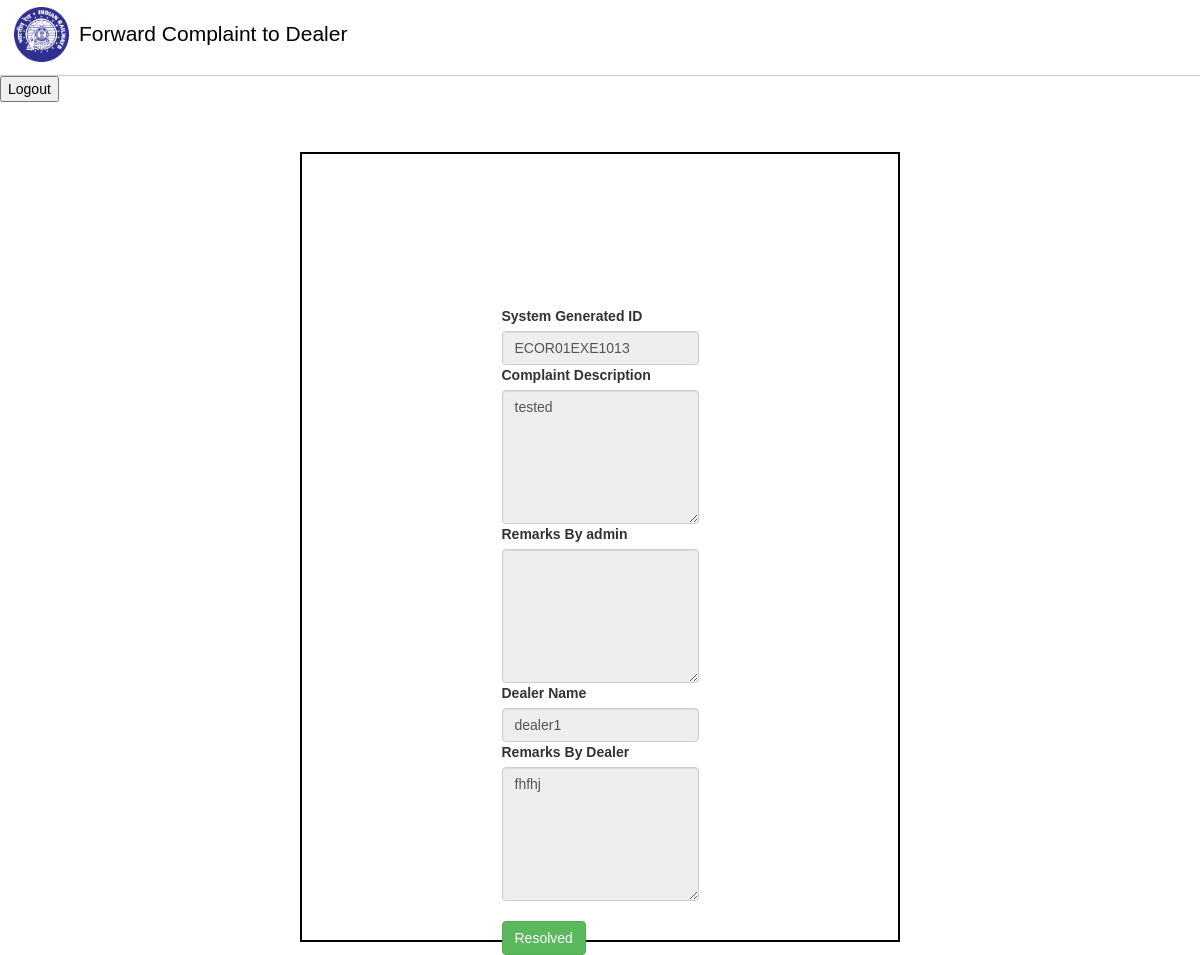
/forward_to_resolve.php?fdel=4 (signed in), run on the app's committed database.
### tables this page shows
CREATE TABLE `user_complaint` (
  `cid` int(11) NOT NULL,
  `division` varchar(150) NOT NULL,
  `section` varchar(100) NOT NULL,
  `user_mast_id` int(11) NOT NULL,
  `name` varchar(150) NOT NULL,
  `mobile` varchar(100) NOT NULL,
  `complaint` text NOT NULL,
  `unique_id` varchar(150) NOT NULL,
  `remark_by_admin` varchar(100) NOT NULL,
  `status` int(11) NOT NULL DEFAULT 0,
  `remark_by_dealer` varchar(100) NOT NULL,
  `dealer_id` int(11) NOT NULL
);

CREATE TABLE `user_mast_tbl` (
  `uid` int(11) NOT NULL,
  `DIVISION` varchar(100) NOT NULL,
  `SECTIONCODE` int(11) NOT NULL,
  `USER_ID` varchar(80) NOT NULL,
  `pass` varchar(80) NOT NULL
);

CREATE TABLE `dealer_mast_tbl` (
  `did` int(11) NOT NULL,
  `username` varchar(100) NOT NULL,
  `pass` varchar(100) NOT NULL
);

### forward_to_resolve.php (the view, shortened to what this page needs)
<?php
include("config.php");
if ($_SESSION['log_admin'] != "") {
    $cid = $_GET['fdel'];
    $sql = "SELECT *, user_mast_tbl.USER_ID FROM user_complaint LEFT JOIN user_mast_tbl ON user_complaint.user_mast_id=user_mast_tbl.uid WHERE user_complaint.cid='$cid'";
    $stmt = $conn->query($sql);
    $res = mysqli_fetch_assoc($stmt);
    $did = $res['dealer_id'];
    $dname = "SELECT username FROM dealer_mast_tbl WHERE did='$did'";
    $dstmt = $conn->query($dname);
    $dres = mysqli_fetch_assoc($dstmt);
?>
<!DOCTYPE html>
<html lang="en">
<head>
    <link rel="stylesheet" href="bootstrap.min.css">
    <link rel="stylesheet" href="style.css">
</head>
<body>
    <header class="site-header">
        <div class="site-identity">
            <a href="#"><img src="6a724b9501764fd83a4abcd37b58144d.png"/></a>
            <h1>Forward Complaint to Dealer</h1>
        </div>
        <nav class="site-navigation">
            <ul class="nav">
                <li><a href="https://en.wikipedia.org/wiki/Indian_Railways">About</a></li>
                <li><a href="https://indiarailinfo.com/news">News</a></li>
                <li><a href="https://indianrailways.gov.in/railwayboard/view_section.jsp?lang=0&id=0,5,384,831">Contact</a></li>
            </ul>
        </nav>
    </header>
    <button style="float:top;"><a href="logout_dealer.php">Logout</a></button>
    <div class="form" style="height:790px">
        <form id="myForm" style="height: 483px;" method="post">
            <div>
                <label for="User-id">System Generated ID</label>
                <input type="text" id="user" name="User-ID" value="<?php echo $res['USER_ID'] ?> " class="form-control" readonly>
            </div>
            <div>
                <label for="complaint">Complaint Description</label>
                <textarea rows="6" name="complaint" id="complaint" placeholder=" " required="" class="form-control" disabled><?php echo $res['complaint']; ?></textarea>
            </div>
            <div>
                <label for="complaint">Remarks By admin</label>
                <textarea rows="6" placeholder=" " class="form-control" readonly><?php echo $res['remark_by_admin']; ?></textarea>
            </div>
            <div>
                <label for="complaint">Dealer Name</label>
                <input type="text" class="form-control" readonly value="<?php echo $dres['username']; ?>">
            </div>
            <div>
                <label for="complaint">Remarks By Dealer</label>
                <textarea rows="6" name="remark" id="remark" placeholder=" " class="form-control" readonly><?php echo $res['remark_by_dealer']; ?></textarea>
            </div>
            <br>
            <input type="submit" value="Resolved" class="btn btn-success">
        </form>
    </div>
</body>
</html>
<?php
} else {
    header('Location: admin_login.php');
}
?>

### style.css (style rules this page uses)
body { font-family: Helvetica; margin: 0; }
a { text-decoration: none; color: #000; }
.site-header { border-bottom: 1px solid #ccc; padding: .5em 1em; }
.site-header::after { content: ""; display: table; clear: both; }
.site-identity { float: left; }
.site-identity h1 { font-size: 1.5em; margin: .7em 0 .3em 0; display: inline-block; }
.site-identity img { max-width: 55px; float: left; margin: 0 10px 0 0; }
.site-navigation { float: right; }
.site-navigation ul, li { margin: 0; padding: 0; }
.site-navigation li { display: inline-block; margin: 1.4em 1em 1em 1em; }
h1 { color:black; }
ul { list-style: none; color: #fff; font-size: 15px; letter-spacing: 0.5px; }
ul a { text-decoration: none; outline: none; color: #fff; transition: 0.3s; }
ul li { margin: 10px 0; height: 25px; }
.form { height: 670px; width: 600px; margin: auto; border: 2px solid black; justify-content: center; display: flex; align-items: center; margin-top: 50px; }

### data on the page
user_complaint: User-ID "ECOR01EXE1013", complaint "tested", remark "fhfhj"
dealer_mast_tbl: username "dealer1"
